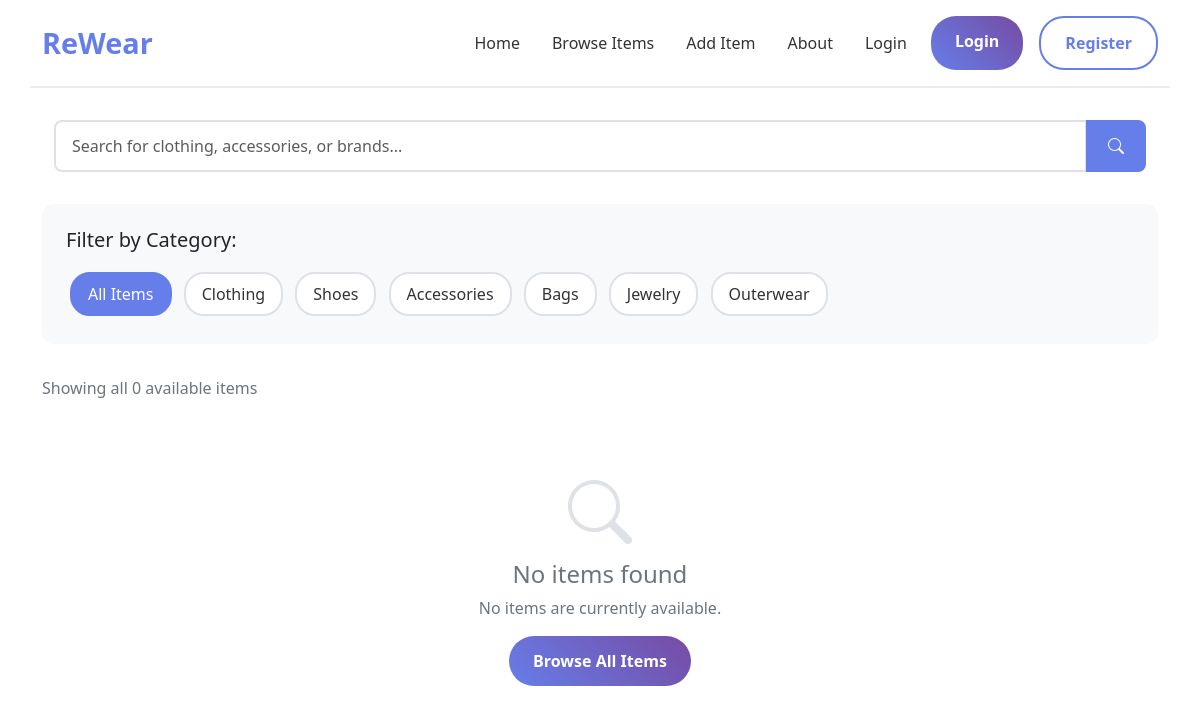
The app's page /item_details, older data.
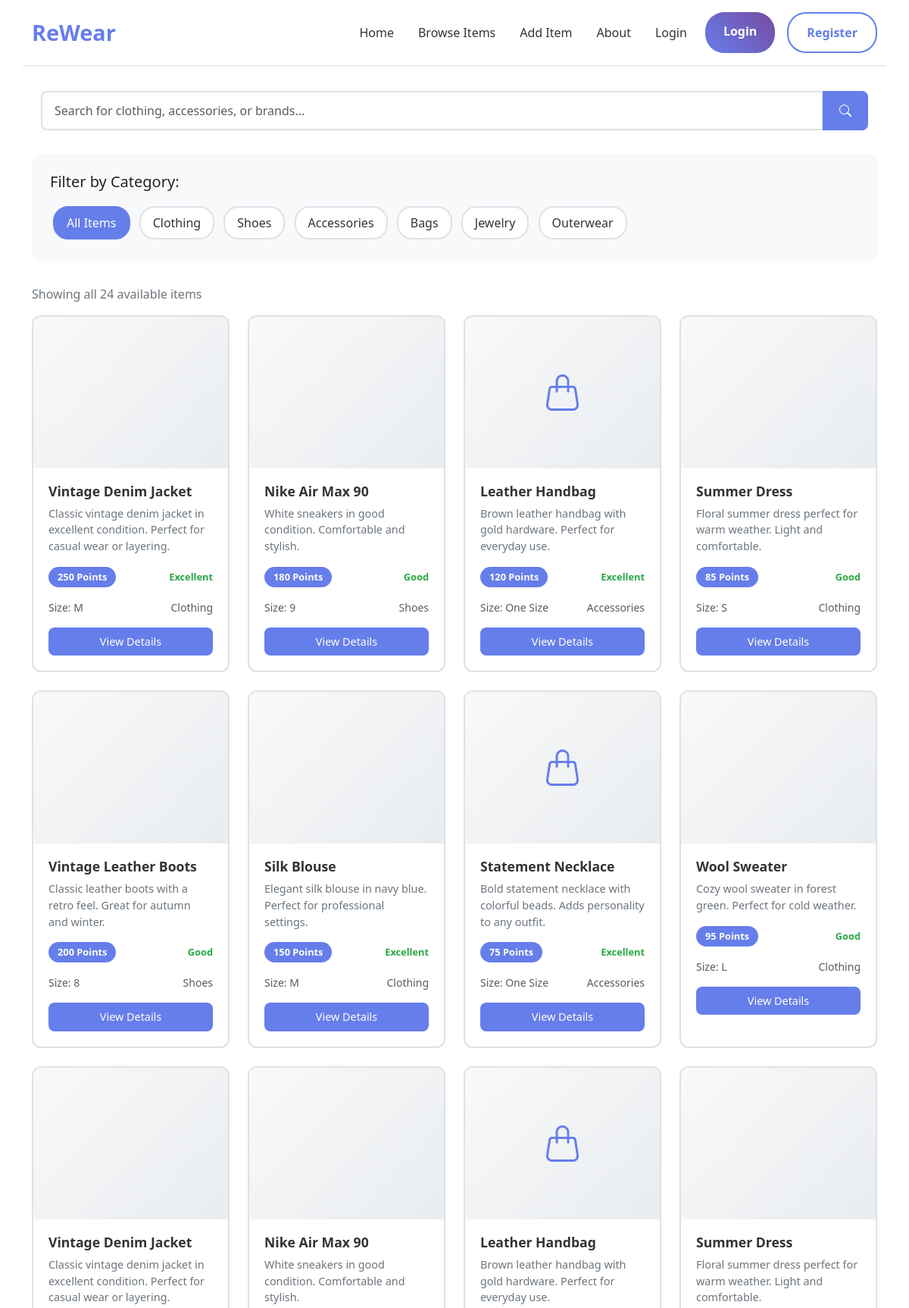
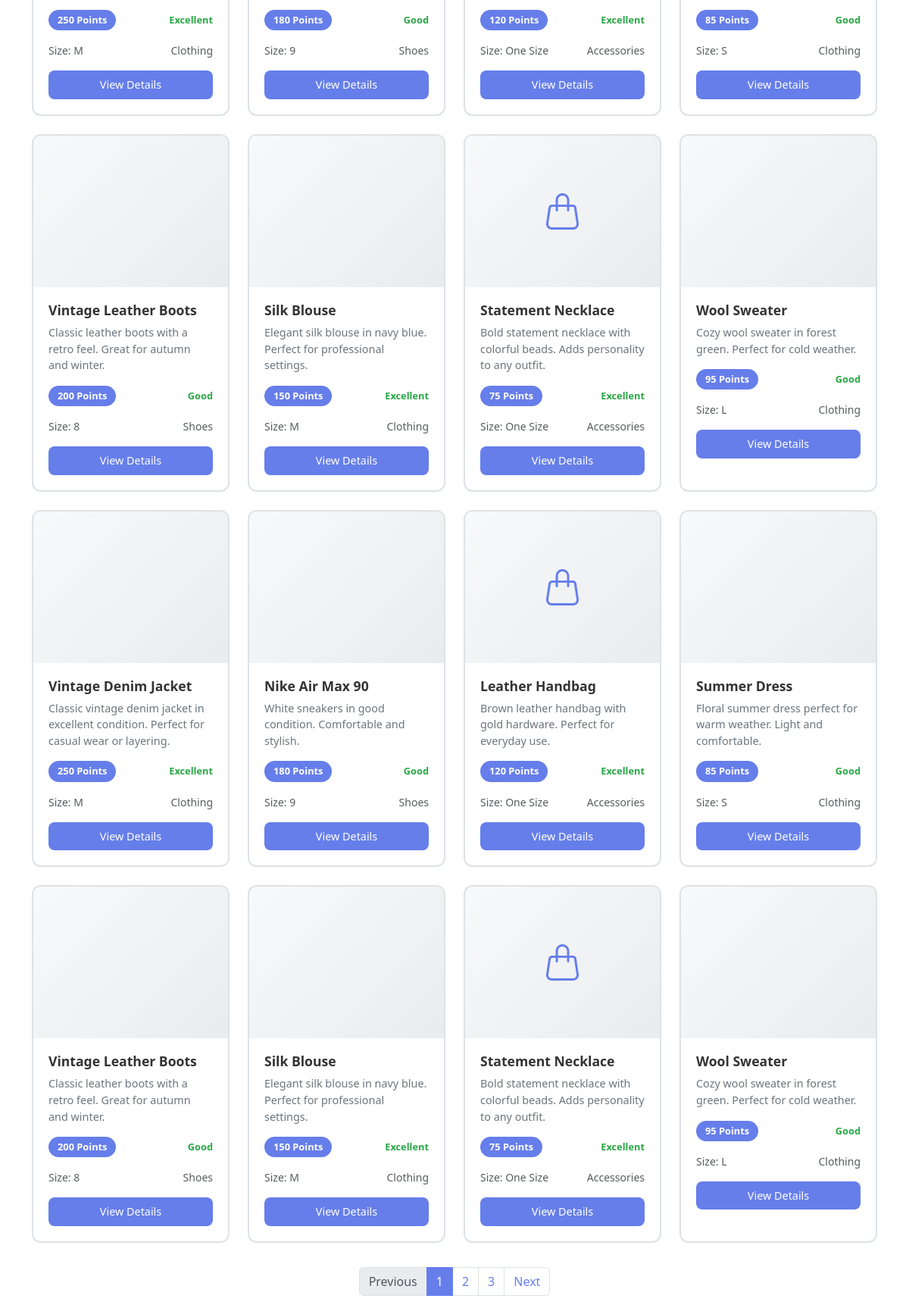
The same page, newer data (2 pictures, top to bottom).
### app/models.py (models this page shows)
class Item(db.Model):
    id = db.Column(db.Integer, primary_key=True)
    title = db.Column(db.String(100), nullable=False)
    description = db.Column(db.Text, nullable=False)
    category = db.Column(db.String(50), nullable=False)
    type = db.Column(db.String(50), nullable=False)
    size = db.Column(db.String(20), nullable=False)
    condition = db.Column(db.String(20), nullable=False)
    tags = db.Column(db.String(200))
    image_filename = db.Column(db.String(100))
    points_value = db.Column(db.Integer, default=10)
    is_available = db.Column(db.Boolean, default=True)
    is_approved = db.Column(db.Boolean, default=False)
    created_at = db.Column(db.DateTime, default=datetime.utcnow)
    user_id = db.Column(db.Integer, db.ForeignKey('user.id'), nullable=False)
    swap_requests = db.relationship('SwapRequest', foreign_keys='SwapRequest.item_id', backref='item', lazy=True)

### app/routes/main_routes.py (the view, shortened to what this page needs)
@main.route('/item_details')
def item_details():
    category = request.args.get('category', '')
    search = request.args.get('search', '')
    selected_item_id = request.args.get('item', '')
    query = Item.query.filter_by(is_available=True, is_approved=True)
    if category:
        query = query.filter_by(category=category)
    if search:
        query = query.filter(Item.title.contains(search) | Item.description.contains(search))
    items = query.all()
    selected_item = None
    similar_items = []
    return render_template('item_details.html',
                         items=items,
                         category=category,
                         search=search,
                         selected_item=selected_item,
                         similar_items=similar_items,
                         get_category_icon=get_category_icon)

### app/routes/main_routes.py (called while the page is built)
def get_category_icon(category):
    mapping = {
        'clothing': 'tshirt',
        'shoes': 'shoe-sole',
        'accessories': 'handbag',
        'bags': 'handbag',
        'jewelry': 'gem',
        'outerwear': 'cloud-drizzle',
        'casual': 'tshirt',
        'formal': 'person-lines-fill',
        'default': 'box'
    }
    return mapping.get(category, 'box')

### app/templates/item_details.html (shortened to what the changed rows need)
<!DOCTYPE html>
<html lang="en">
<head>
    <link href="https://cdnjs.cloudflare.com/ajax/libs/bootstrap/5.3.0/css/bootstrap.min.css" rel="stylesheet">
    <link href="https://cdnjs.cloudflare.com/ajax/libs/bootstrap-icons/1.10.0/font/bootstrap-icons.min.css" rel="stylesheet">
</head>
<body>
    <div class="container-fluid main-container">
        <div class="container">
            <div class="row">
                <div class="col-12">
                    <div class="results-info">
                        {% if search or category %}
                            Showing {{ items|length }} item{% if items|length != 1 %}s{% endif %}
                            {% if search %}for "{{ search }}"{% endif %}
                            {% if category %}in {{ category.title() }}{% endif %}
                        {% else %}
                            Showing all {{ items|length }} available items
                        {% endif %}
                    </div>
                </div>
            </div>
            <div class="row g-4">
                {% if items %}
                    {% for item in items %}
                    <div class="col-xl-3 col-lg-4 col-md-6">
                        <div class="product-card" data-item-id="{{ item.id }}" onclick="viewItem(this.dataset.itemId)">
                            <div class="product-image">
                                {% if item.image_filename %}
                                    <img src="{{ url_for('static', filename='uploads/' + item.image_filename) }}" alt="{{ item.title }}" style="width: 100%; height: 100%; object-fit: cover;">
                                {% else %}
                                    <i class="bi bi-{{ get_category_icon(item.category) }}" style="font-size: 3rem; color: #667eea;"></i>
                                {% endif %}
                            </div>
                            <div class="product-info">
                                <h3>{{ item.title or 'Untitled Item' }}</h3>
                                <p>{{ (item.description or '')[:100] }}{% if (item.description or '')|length > 100 %}...{% endif %}</p>
                                <div class="product-meta">
                                    <span class="points">{{ item.points_value or 0 }} Points</span>
                                    <span class="condition">{{ item.condition.replace('_', ' ').title() if item.condition else 'N/A' }}</span>
                                </div>
                                <div class="product-meta">
                                    <small class="text-muted">Size: {{ item.size }}</small>
                                    <small class="text-muted">{{ item.category.title() }}</small>
                                </div>
                                <button class="btn btn-product">View Details</button>
                            </div>
                        </div>
                    </div>
                    {% endfor %}
                {% else %}
                    <div class="col-12">
                        <div class="no-items">
                            <i class="bi bi-search"></i>
                            <h4>No items found</h4>
                            <p>
                                {% if search or category %}
                                    No items match your search criteria.
                                    {% if search %}Try adjusting your search terms.{% endif %}
                                    {% if category %}Try selecting a different category.{% endif %}
                                {% else %}
                                    No items are currently available.
                                {% endif %}
                            </p>
                            <a href="{{ url_for('main.item_details') }}" class="btn btn-primary">Browse All Items</a>
                        </div>
                    </div>
                {% endif %}
            </div>
            {% if items and items|length > 12 %}
            <div class="row">
                <div class="col-12">
                    <div class="pagination-container">
                        <nav aria-label="Items pagination">
                            <ul class="pagination">
                                <li class="page-item disabled">
                                    <a class="page-link" href="#" tabindex="-1">Previous</a>
                                </li>
                                <li class="page-item active"><a class="page-link" href="#">1</a></li>
                                <li class="page-item"><a class="page-link" href="#">2</a></li>
                                <li class="page-item"><a class="page-link" href="#">3</a></li>
                                <li class="page-item">
                                    <a class="page-link" href="#">Next</a>
                                </li>
                            </ul>
                        </nav>
                    </div>
                </div>
            </div>
            {% endif %}
        </div>
    </div>
</body>
</html>

Row changes from the older to the newer data that the page shows:
added Item: title "Vintage Denim Jacket", description "Classic vintage denim jacket in excellent condition. Perfect for casual wear or layering.", points_value "250", condition.replace "Excellent", size "M", category "Clothing"
added Item: title "Nike Air Max 90", description "White sneakers in good condition. Comfortable and stylish.", points_value "180", condition.replace "Good", size "9", category "Shoes"
added Item: title "Leather Handbag", description "Brown leather handbag with gold hardware. Perfect for everyday use.", points_value "120", condition.replace "Excellent", size "One Size", category "Accessories"
added Item: title "Summer Dress", description "Floral summer dress perfect for warm weather. Light and comfortable.", points_value "85", condition.replace "Good", size "S", category "Clothing"
added Item: title "Vintage Leather Boots", description "Classic leather boots with a retro feel. Great for autumn and winter.", points_value "200", condition.replace "Good", size "8", category "Shoes"
added Item: title "Silk Blouse", description "Elegant silk blouse in navy blue. Perfect for professional settings.", points_value "150", condition.replace "Excellent", size "M", category "Clothing"
added Item: title "Statement Necklace", description "Bold statement necklace with colorful beads. Adds personality to any outfit.", points_value "75", condition.replace "Excellent", size "One Size", category "Accessories"
added Item: title "Wool Sweater", description "Cozy wool sweater in forest green. Perfect for cold weather.", points_value "95", condition.replace "Good", size "L", category "Clothing"
added Item: title "Vintage Denim Jacket", description "Classic vintage denim jacket in excellent condition. Perfect for casual wear or layering.", points_value "250", condition.replace "Excellent", size "M", category "Clothing"
added Item: title "Nike Air Max 90", description "White sneakers in good condition. Comfortable and stylish.", points_value "180", condition.replace "Good", size "9", category "Shoes"
added Item: title "Leather Handbag", description "Brown leather handbag with gold hardware. Perfect for everyday use.", points_value "120", condition.replace "Excellent", size "One Size", category "Accessories"
added Item: title "Summer Dress", description "Floral summer dress perfect for warm weather. Light and comfortable.", points_value "85", condition.replace "Good", size "S", category "Clothing"
added Item: title "Vintage Leather Boots", description "Classic leather boots with a retro feel. Great for autumn and winter.", points_value "200", condition.replace "Good", size "8", category "Shoes"
added Item: title "Silk Blouse", description "Elegant silk blouse in navy blue. Perfect for professional settings.", points_value "150", condition.replace "Excellent", size "M", category "Clothing"
added Item: title "Statement Necklace", description "Bold statement necklace with colorful beads. Adds personality to any outfit.", points_value "75", condition.replace "Excellent", size "One Size", category "Accessories"
added Item: title "Wool Sweater", description "Cozy wool sweater in forest green. Perfect for cold weather.", points_value "95", condition.replace "Good", size "L", category "Clothing"
added Item: title "Vintage Denim Jacket", description "Classic vintage denim jacket in excellent condition. Perfect for casual wear or layering.", points_value "250", condition.replace "Excellent", size "M", category "Clothing"
added Item: title "Nike Air Max 90", description "White sneakers in good condition. Comfortable and stylish.", points_value "180", condition.replace "Good", size "9", category "Shoes"
added Item: title "Leather Handbag", description "Brown leather handbag with gold hardware. Perfect for everyday use.", points_value "120", condition.replace "Excellent", size "One Size", category "Accessories"
added Item: title "Summer Dress", description "Floral summer dress perfect for warm weather. Light and comfortable.", points_value "85", condition.replace "Good", size "S", category "Clothing"
added Item: title "Vintage Leather Boots", description "Classic leather boots with a retro feel. Great for autumn and winter.", points_value "200", condition.replace "Good", size "8", category "Shoes"
added Item: title "Silk Blouse", description "Elegant silk blouse in navy blue. Perfect for professional settings.", points_value "150", condition.replace "Excellent", size "M", category "Clothing"
added Item: title "Statement Necklace", description "Bold statement necklace with colorful beads. Adds personality to any outfit.", points_value "75", condition.replace "Excellent", size "One Size", category "Accessories"
added Item: title "Wool Sweater", description "Cozy wool sweater in forest green. Perfect for cold weather.", points_value "95", condition.replace "Good", size "L", category "Clothing"
Text that changed along with them:
{{ items|length }}: "0" → "24"
text no longer shown: "No items found No items are currently available. Browse All Items"
text now shown: "Previous 1 2 3 Next"
